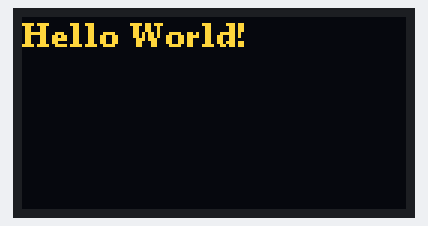
Bench run of a sketch on a simulated Arduino Uno, built with avr-gcc and run on an emulated ATmega328P. On the bench: 128×64 one-colour display. The OLED is the two-colour kind (top 16 rows yellow).

Above: at 0.1 s.

The sketch:

Rex.L.ino
```cpp
#include "Ultrasonic.h"
#include <Wire.h>
#include <U8g2lib.h>
#include <Arduino.h>

Ultrasonic distanceSensor(6);

U8G2_SSD1306_128X64_NONAME_F_HW_I2C u8g2(U8G2_R0, /* clock=*/ SCL, /* data=*/ SDA, /* reset=*/ U8X8_PIN_NONE);  // High speed I2C

void setup() {
  //sensorsetup();
  u8g2.begin();
}

void loop() {
  //sensorRead();
  u8g2.clearBuffer();                  // clear the internal memory
  u8g2.setFont(u8g2_font_ncenB08_tr);  // choose a suitable font
  u8g2.setCursor(0, 10);              // Set cursor to first line
  u8g2.print("Hello World!");         // write something to the internal memory
  u8g2.sendBuffer();                  // transfer internal memory to the display
  delay(1000);
}
```

Ultrasonic.cpp
```cpp
// (licence header left out)
#if ARDUINO >= 100
  #include <Arduino.h>
#else
  #include <WProgram.h>
#endif

#include "Ultrasonic.h"

Ultrasonic::Ultrasonic(uint8_t trigPin, uint8_t echoPin, unsigned long timeOut) {
  trig = trigPin;
  echo = echoPin;
  threePins = trig == echo ? true : false;
  pinMode(trig, OUTPUT);
  pinMode(echo, INPUT);
  timeout = timeOut;
}

unsigned int Ultrasonic::timing() {
  if (threePins)
    pinMode(trig, OUTPUT);

  digitalWrite(trig, LOW);
  delayMicroseconds(2);
  digitalWrite(trig, HIGH);
  delayMicroseconds(10);
  digitalWrite(trig, LOW);
  //delay(30);

  if (threePins)
    pinMode(trig, INPUT);

  previousMicros = micros();
  while(!digitalRead(echo) && (micros() - previousMicros) <= timeout); // wait for the echo pin HIGH or timeout
  previousMicros = micros();
  while(digitalRead(echo)  && (micros() - previousMicros) <= timeout); // wait for the echo pin LOW or timeout

  return micros() - previousMicros; // duration
}

/*
 * If the unit of measure is not passed as a parameter,
 * sby default, it will return the distance in centimeters.
 * To change the default, replace CM by INC.
 */
unsigned int Ultrasonic::read(uint8_t und) {
  return timing() / und / 2;  //distance by divisor
}

/*
 * This method is too verbal, so, it's deprecated.
 * Use read() instead.
 */
unsigned int Ultrasonic::distanceRead(uint8_t und) {
  return read(und);
}
```

Ultrasonic.h
```cpp
// (licence header left out)
#ifndef Ultrasonic_h
#define Ultrasonic_h

/*
 * Values of divisors
 */
#define CM 28
#define INC 71

class Ultrasonic {
  public:
    Ultrasonic(uint8_t sigPin) : Ultrasonic(sigPin, sigPin) {};
    Ultrasonic(uint8_t trigPin, uint8_t echoPin, unsigned long timeOut = 20000UL);
    unsigned int read(uint8_t und = CM);
    unsigned int distanceRead(uint8_t und = CM) __attribute__ ((deprecated ("This method is deprecated, use read() instead.")));
    void setTimeout(unsigned long timeOut) {timeout = timeOut;}
    void setMaxDistance(unsigned long dist) {timeout = dist*CM*2;}

  private:
    uint8_t trig;
    uint8_t echo;
    boolean threePins = false;
    unsigned long previousMicros;
    unsigned long timeout;
    unsigned int timing();
};

#endif // Ultrasonic_h
```

rex.l_functions.ino
```cpp
void sensorsetup() {
  Serial.begin(9600);
}

void sensorRead() {
  int Range;
  Range = distanceSensor.distanceRead();
  Serial.print(Range);
  Serial.println(" cm");
}
```
